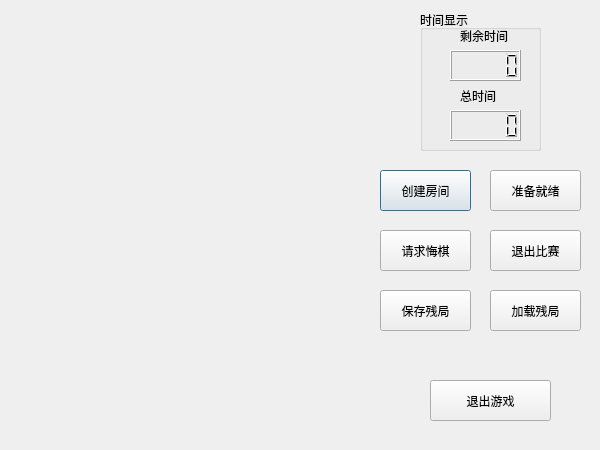
<?xml version="1.0" encoding="UTF-8"?>
<ui version="4.0">
 <class>Dialog</class>
 <widget class="QDialog" name="Dialog">
  <property name="geometry">
   <rect>
    <x>0</x>
    <y>0</y>
    <width>600</width>
    <height>450</height>
   </rect>
  </property>
  <property name="sizePolicy">
   <sizepolicy hsizetype="Fixed" vsizetype="Fixed">
    <horstretch>0</horstretch>
    <verstretch>0</verstretch>
   </sizepolicy>
  </property>
  <property name="windowTitle">
   <string>五子棋</string>
  </property>
  <widget class="QPushButton" name="pushButton">
   <property name="geometry">
    <rect>
     <x>380</x>
     <y>170</y>
     <width>91</width>
     <height>41</height>
    </rect>
   </property>
   <property name="text">
    <string>创建房间</string>
   </property>
  </widget>
  <widget class="QPushButton" name="pushButton_2">
   <property name="geometry">
    <rect>
     <x>490</x>
     <y>170</y>
     <width>91</width>
     <height>41</height>
    </rect>
   </property>
   <property name="text">
    <string>准备就绪</string>
   </property>
  </widget>
  <widget class="QPushButton" name="pushButton_3">
   <property name="geometry">
    <rect>
     <x>380</x>
     <y>230</y>
     <width>91</width>
     <height>41</height>
    </rect>
   </property>
   <property name="text">
    <string>请求悔棋</string>
   </property>
  </widget>
  <widget class="QPushButton" name="pushButton_4">
   <property name="geometry">
    <rect>
     <x>490</x>
     <y>230</y>
     <width>91</width>
     <height>41</height>
    </rect>
   </property>
   <property name="text">
    <string>退出比赛</string>
   </property>
  </widget>
  <widget class="QGroupBox" name="groupBox">
   <property name="geometry">
    <rect>
     <x>420</x>
     <y>10</y>
     <width>121</width>
     <height>141</height>
    </rect>
   </property>
   <property name="title">
    <string>时间显示</string>
   </property>
   <widget class="QLCDNumber" name="lcdNumber">
    <property name="geometry">
     <rect>
      <x>30</x>
      <y>40</y>
      <width>71</width>
      <height>31</height>
     </rect>
    </property>
   </widget>
   <widget class="QLCDNumber" name="lcdNumber_2">
    <property name="geometry">
     <rect>
      <x>30</x>
      <y>100</y>
      <width>71</width>
      <height>31</height>
     </rect>
    </property>
   </widget>
   <widget class="QLabel" name="label">
    <property name="geometry">
     <rect>
      <x>40</x>
      <y>20</y>
      <width>54</width>
      <height>12</height>
     </rect>
    </property>
    <property name="text">
     <string>剩余时间</string>
    </property>
   </widget>
   <widget class="QLabel" name="label_2">
    <property name="geometry">
     <rect>
      <x>40</x>
      <y>80</y>
      <width>54</width>
      <height>12</height>
     </rect>
    </property>
    <property name="text">
     <string>总时间</string>
    </property>
   </widget>
  </widget>
  <widget class="QPushButton" name="pushButton_7">
   <property name="geometry">
    <rect>
     <x>430</x>
     <y>380</y>
     <width>121</width>
     <height>41</height>
    </rect>
   </property>
   <property name="text">
    <string>退出游戏</string>
   </property>
  </widget>
  <widget class="QPushButton" name="pushButton_5">
   <property name="geometry">
    <rect>
     <x>380</x>
     <y>290</y>
     <width>91</width>
     <height>41</height>
    </rect>
   </property>
   <property name="text">
    <string>保存残局</string>
   </property>
  </widget>
  <widget class="QPushButton" name="pushButton_6">
   <property name="geometry">
    <rect>
     <x>490</x>
     <y>290</y>
     <width>91</width>
     <height>41</height>
    </rect>
   </property>
   <property name="text">
    <string>加载残局</string>
   </property>
  </widget>
  <widget class="QLabel" name="label_3">
   <property name="geometry">
    <rect>
     <x>20</x>
     <y>375</y>
     <width>371</width>
     <height>41</height>
    </rect>
   </property>
   <property name="font">
    <font>
     <family>黑体</family>
     <pointsize>14</pointsize>
    </font>
   </property>
   <property name="text">
    <string/>
   </property>
  </widget>
 </widget>
 <layoutdefault spacing="6" margin="11"/>
 <resources/>
 <connections/>
</ui>
